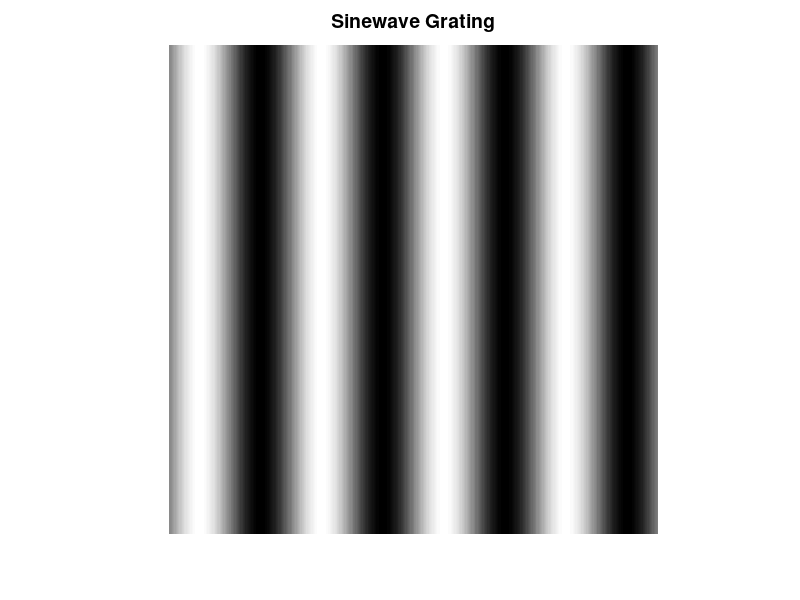

Source code (MATLAB):
% Example 12.1 
% Generate a sinewave grating 400 by 400 pixels
%   The grating should vary horizontally with a spatial frequency of 4 cycles per inch.
%   Assume the hoizontal and vertical dimensions are 4 inches
%
clear all; close all;
N = 400;
Nu_cyc = 4;                         % Produce 4 cycle grating
x = (1:N)*Nu_cyc/N;                 % Generate spatial vector   
% Generate sine; scale between 0 and 1
I_sin(1,:) = .5 * sin(2*pi*x) + .5;
I_8 = im2uint8(I_sin);            % Convert to a uint8 vector
I = repmat(I_8,400,1);            % Add 400 rows
imshow(I);                         % Display image
title('Sinewave Grating','FontSize',14);
